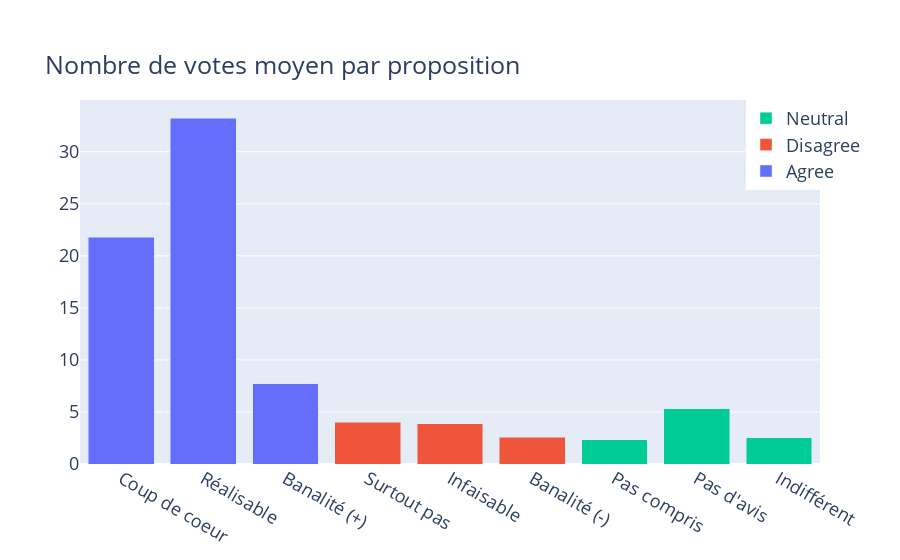

Write notebook code for a chart like this one.
### Code cell
#Votes au 2ème tour

x1=['Coup de coeur','Réalisable','Banalité (+)']
y1=[mean_cdc, mean_real,mean_banal]

x2=['Surtout pas','Infaisable','Banalité (-)']
y2=[mean_sp, mean_imp,mean_banal2]

x3=['Pas compris',"Pas d'avis",'Indifférent']
y3=[mean_pc, mean_pa,mean_ind]

fig = go.Figure(data=[
    go.Bar(name='Agree', x=x1, y=y1),
    go.Bar(name='Disagree', x=x2, y=y2),
    go.Bar(name='Neutral', x=x3, y=y3)
])

fig.update_layout(barmode='stack')
fig.update_layout(title_text='Nombre de votes moyen par proposition', legend_x=0.9,title_y=0.9,font_size=18 )
fig.show()

### Figure 1 — Plotly figure (JSON) as saved in the notebook; plotly's stock layout.template omitted (floating-point values rounded to 4 significant figures)
{"data": [{"name": "Agree", "x": ["Coup de coeur", "Réalisable", "Banalité (+)"], "y": [21.81, 33.23, 7.721], "type": "bar"}, {"name": "Disagree", "x": ["Surtout pas", "Infaisable", "Banalité (-)"], "y": [3.99, 3.887, 2.557], "type": "bar"}, {"name": "Neutral", "x": ["Pas compris", "Pas d'avis", "Indifférent"], "y": [2.337, 5.295, 2.509], "type": "bar"}], "layout": {"barmode": "stack", "title": {"text": "Nombre de votes moyen par proposition", "y": 0.9}, "legend": {"x": 0.9}, "font": {"size": 18}}}
